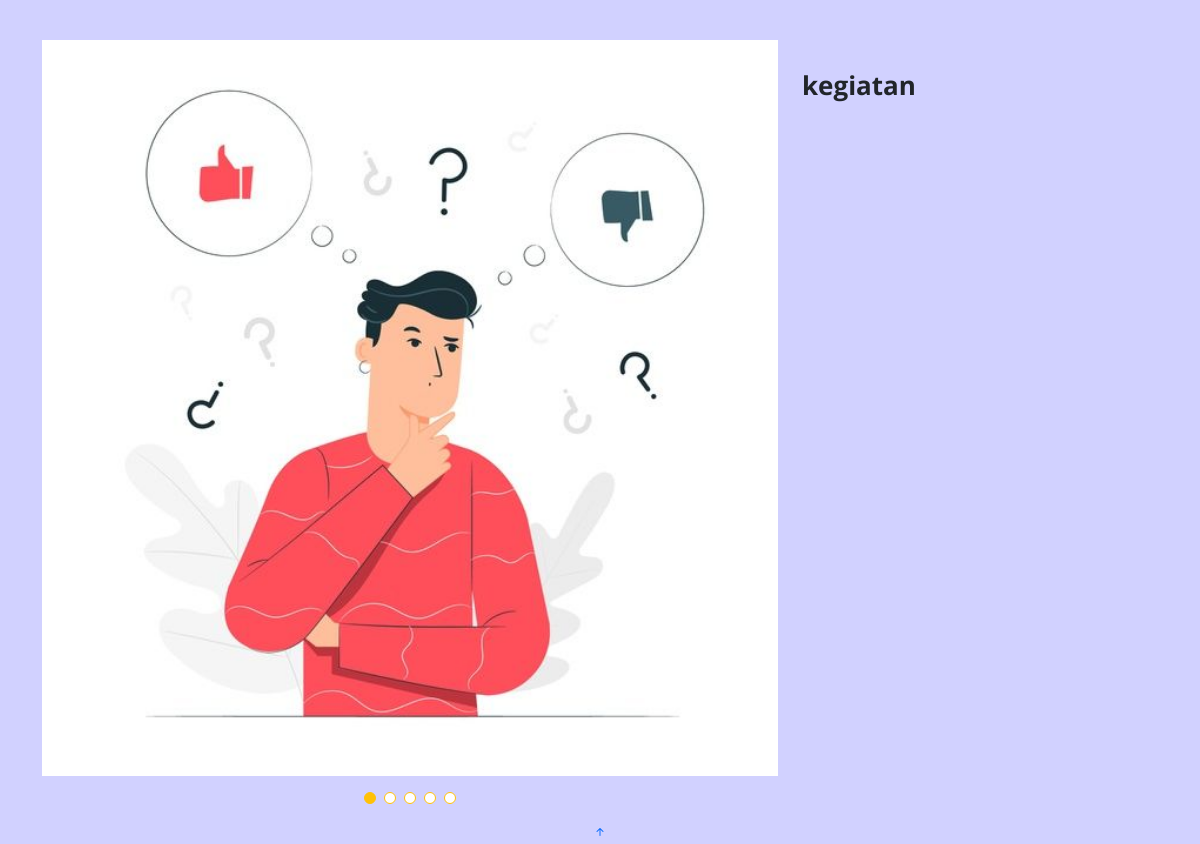
The page /kabar_desa/portfolio-details.php?id_galeri=15 on the database its author committed.
### tables this page shows
CREATE TABLE `galeri_publik` (
  `id_galeri` int(11) NOT NULL,
  `judul_galeri` varchar(100) DEFAULT NULL,
  `foto1` varchar(100) DEFAULT NULL,
  `foto2` varchar(100) DEFAULT NULL,
  `foto3` varchar(100) DEFAULT NULL,
  `foto4` varchar(100) DEFAULT NULL,
  `foto5` varchar(100) DEFAULT NULL,
  `waktu` timestamp NOT NULL DEFAULT current_timestamp() ON UPDATE current_timestamp()
);

### kabar_desa/portfolio-details.php (the view, shortened to what this page needs)
<!DOCTYPE html>
<html lang="en">
<head>
  <link href="../assets/vendor/bootstrap/css/bootstrap.min.css" rel="stylesheet">
  <link href="../assets/vendor/bootstrap-icons/bootstrap-icons.css" rel="stylesheet">
  <link href="../assets/vendor/boxicons/css/boxicons.min.css" rel="stylesheet">
  <link href="../assets/vendor/glightbox/css/glightbox.min.css" rel="stylesheet">
  <link href="../assets/vendor/swiper/swiper-bundle.min.css" rel="stylesheet">
  <link href="../assets/css/detail_galeri.css" rel="stylesheet">
</head>
<body>
  <main id="main">
    <section id="portfolio-details" class="portfolio-details">
        <div class="container">
        <?php
      include '../koneksi/koneksi.php';
      $id_galeri = $_GET['id_galeri'];
      $data = mysqli_query($koneksi, "select * from galeri_publik where id_galeri='$id_galeri'");
      while ($d = mysqli_fetch_array($data)) {
      ?>
          <div class="row gy-4">
            <div class="col-lg-8">
              <div class="portfolio-details-slider swiper">
                <div class="swiper-wrapper align-items-center">
                  <div class="swiper-slide">
                    <img src="foto/<?php echo $d['foto1']; ?>" alt="">
                  </div>
                </div>
                <div class="swiper-pagination"></div>
              </div>
            </div>
            <div class="col-lg-4">
              <div class="portfolio-description">
                <h2><?php echo $d['judul_galeri']; ?></h2>
              </div>
            </div>
          </div>
          <?php
      }
      ?>
        </div>
    </section>
  </main>
  <a href="#" class="back-to-top d-flex align-items-center justify-content-center"><i class="bi bi-arrow-up-short"></i></a>
</body>
</html>

### assets/css/detail_galeri.css (style rules this page uses)
body { background-color: rgb(209, 209, 255); font-family: "Open Sans", sans-serif; }
.portfolio-details { padding-top: 40px; }
.portfolio-details .portfolio-details-slider img { width: 100%; }
.portfolio-details .portfolio-details-slider .swiper-pagination { margin-top: 20px; position: relative; }
.portfolio-details .portfolio-description { padding-top: 30px; }
.portfolio-details .portfolio-description h2 { font-size: 26px; font-weight: 700; margin-bottom: 20px; }

### rows shown on the page
galeri_publik: foto1 (picture), judul_galeri "kegiatan"
